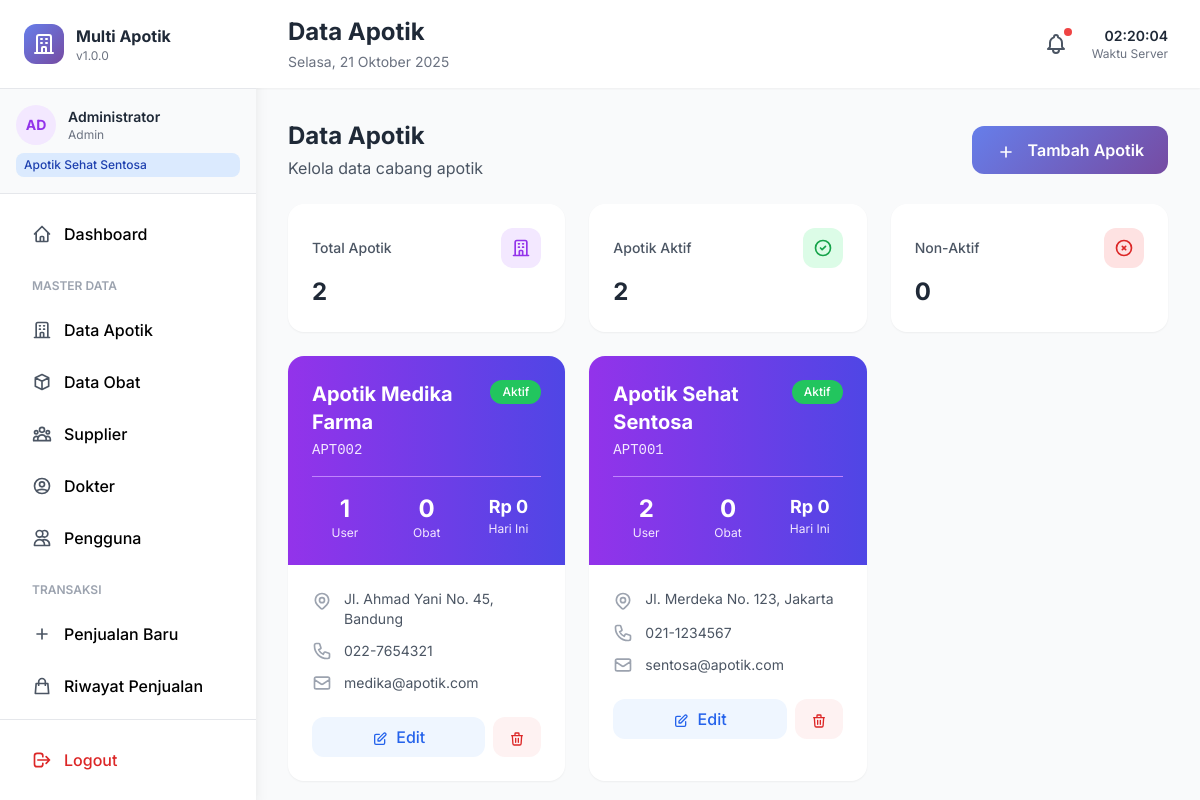
Page /apotik/index.php (signed in) on the earlier database version.
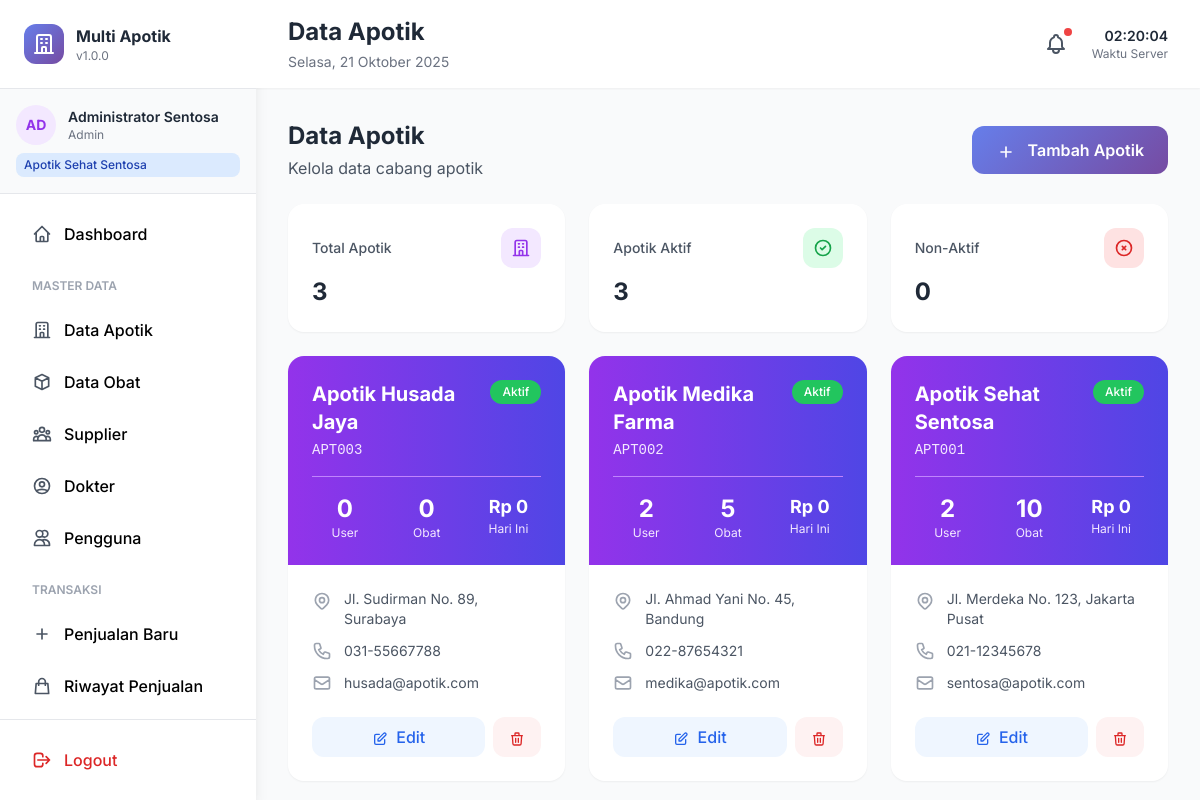
Same page on the later database version.
### tables this page shows
CREATE TABLE apotik (
    id_apotik INT PRIMARY KEY AUTO_INCREMENT,
    kode_apotik VARCHAR(20) UNIQUE NOT NULL,
    nama_apotik VARCHAR(100) NOT NULL,
    alamat TEXT,
    no_telp VARCHAR(20),
    email VARCHAR(100),
    status ENUM('aktif', 'nonaktif') DEFAULT 'aktif',
    created_at TIMESTAMP DEFAULT CURRENT_TIMESTAMP,
    updated_at TIMESTAMP DEFAULT CURRENT_TIMESTAMP ON UPDATE CURRENT_TIMESTAMP
);

### config.php (called while the page is built, shortened)
<?php
class Database {
    private static $instance = null;
    private $conn;
    private function __construct() {
        try {
            $this->conn = new mysqli(DB_HOST, DB_USER, DB_PASS, DB_NAME);
            $this->conn->set_charset("utf8mb4");
        } catch (Exception $e) {
            die("Database Error: " . $e->getMessage());
        }
    }
    public static function getInstance() {
        if (self::$instance === null) {
            self::$instance = new self();
        }
        return self::$instance;
    }
    public function query($sql) {
        return $this->conn->query($sql);
    }
}
function db() {
    return Database::getInstance();
}
function formatRupiah($angka) {
    return 'Rp ' . number_format($angka, 0, ',', '.');
}
function isLoggedIn() {
    return isset($_SESSION['user_id']);
}
function getUserData() {
    return [
        'id' => $_SESSION['user_id'],
        'username' => $_SESSION['username'],
        'nama' => $_SESSION['nama_lengkap'],
        'role' => $_SESSION['user_role'],
        'id_apotik' => $_SESSION['id_apotik'] ?? null,
        'nama_apotik' => $_SESSION['nama_apotik'] ?? null
    ];
}
?>

### apotik/index.php (the view, shortened to what the changed rows need)
<?php
require_once '../config.php';
$db = db();
$query = "SELECT a.*,
          (SELECT COUNT(*) FROM users WHERE id_apotik = a.id_apotik) as total_user,
          (SELECT COUNT(*) FROM obat WHERE id_apotik = a.id_apotik) as total_obat,
          (SELECT COALESCE(SUM(total_bayar), 0) FROM penjualan WHERE id_apotik = a.id_apotik AND DATE(tanggal_penjualan) = CURDATE()) as penjualan_hari_ini
          FROM apotik a
          ORDER BY a.nama_apotik";
$apotikList = $db->query($query);
$total_apotik = $apotikList->num_rows;
$total_aktif = 0;
$total_nonaktif = 0;
$apotikList->data_seek(0);
while ($row = $apotikList->fetch_assoc()) {
    if ($row['status'] === 'aktif') $total_aktif++;
    else $total_nonaktif++;
}
$apotikList->data_seek(0);
$pageTitle = 'Data Apotik';
include '../includes/header.php';
?>
<div class="space-y-6">
    <div class="flex items-center justify-between">
        <div>
            <h2 class="text-2xl font-bold text-gray-800">Data Apotik</h2>
        </div>
    </div>
    <div class="grid grid-cols-1 md:grid-cols-3 gap-6">
        <div class="bg-white rounded-2xl p-6 shadow-sm">
            <div class="flex items-center justify-between mb-2">
                <h3 class="text-sm text-gray-600 font-medium">Total Apotik</h3>
                <div class="w-10 h-10 bg-purple-100 rounded-xl flex items-center justify-center">
                </div>
            </div>
            <p class="text-2xl font-bold text-gray-800"><?= number_format($total_apotik) ?></p>
        </div>
        <div class="bg-white rounded-2xl p-6 shadow-sm">
            <div class="flex items-center justify-between mb-2">
                <h3 class="text-sm text-gray-600 font-medium">Apotik Aktif</h3>
                <div class="w-10 h-10 bg-green-100 rounded-xl flex items-center justify-center">
                </div>
            </div>
            <p class="text-2xl font-bold text-gray-800"><?= number_format($total_aktif) ?></p>
        </div>
    </div>
    <div class="grid grid-cols-1 md:grid-cols-2 lg:grid-cols-3 gap-6">
        <?php
        $apotikList->data_seek(0);
        while ($apotik = $apotikList->fetch_assoc()):
        ?>
        <div class="bg-white rounded-2xl shadow-sm hover:shadow-lg transition-all overflow-hidden">
            <div class="bg-gradient-to-r from-purple-600 to-indigo-600 p-6 text-white">
                <div class="flex items-start justify-between mb-4">
                    <div class="flex-1">
                        <h3 class="text-xl font-bold mb-1"><?= htmlspecialchars($apotik['nama_apotik']) ?></h3>
                        <p class="text-purple-100 text-sm font-mono"><?= htmlspecialchars($apotik['kode_apotik']) ?></p>
                    </div>
                    <span class="inline-flex items-center px-3 py-1 rounded-full text-xs font-medium <?= $apotik['status'] === 'aktif' ? 'bg-green-500 text-white' : 'bg-gray-500 text-white' ?>">
                        <?= ucfirst($apotik['status']) ?>
                    </span>
                </div>
                <div class="grid grid-cols-3 gap-4 pt-4 border-t border-purple-400">
                    <div class="text-center">
                        <p class="text-2xl font-bold"><?= number_format($apotik['total_user']) ?></p>
                        <p class="text-xs text-purple-100">User</p>
                    </div>
                    <div class="text-center">
                        <p class="text-2xl font-bold"><?= number_format($apotik['total_obat']) ?></p>
                        <p class="text-xs text-purple-100">Obat</p>
                    </div>
                    <div class="text-center">
                        <p class="text-lg font-bold"><?= formatRupiah($apotik['penjualan_hari_ini']) ?></p>
                        <p class="text-xs text-purple-100">Hari Ini</p>
                    </div>
                </div>
            </div>
            <div class="p-6">
                <div class="space-y-3 mb-6">
                    <div class="flex items-start space-x-3">
                        <p class="text-sm text-gray-600 flex-1"><?= htmlspecialchars($apotik['alamat']) ?></p>
                    </div>
                    <?php if ($apotik['no_telp']): ?>
                    <div class="flex items-center space-x-3">
                        <p class="text-sm text-gray-600"><?= htmlspecialchars($apotik['no_telp']) ?></p>
                    </div>
                    <?php endif; ?>
                    <?php if ($apotik['email']): ?>
                    <div class="flex items-center space-x-3">
                        <svg class="w-5 h-5 text-gray-400" fill="none" stroke="currentColor" viewBox="0 0 24 24">
                            <path stroke-linecap="round" stroke-linejoin="round" stroke-width="2" d="M3 8l7.89 5.26a2 2 0 002.22 0L21 8M5 19h14a2 2 0 002-2V7a2 2 0 00-2-2H5a2 2 0 00-2 2v10a2 2 0 002 2z"></path>
                        </svg>
                        <p class="text-sm text-gray-600"><?= htmlspecialchars($apotik['email']) ?></p>
                    </div>
                    <?php endif; ?>
                </div>
                <?php if ($user['role'] === 'admin'): ?>
                <div class="flex space-x-2">
                    <a href="edit.php?id=<?= $apotik['id_apotik'] ?>"
                       class="flex-1 px-4 py-2 bg-blue-50 text-blue-600 rounded-xl text-center font-medium hover:bg-blue-100 transition-all">
                        <svg class="w-4 h-4 inline mr-1" fill="none" stroke="currentColor" viewBox="0 0 24 24">
                            <path stroke-linecap="round" stroke-linejoin="round" stroke-width="2" d="M11 5H6a2 2 0 00-2 2v11a2 2 0 002 2h11a2 2 0 002-2v-5m-1.414-9.414a2 2 0 112.828 2.828L11.828 15H9v-2.828l8.586-8.586z"></path>
                        </svg>
                        Edit
                    </a>
                    <button onclick="if(confirmDelete()) window.location='delete.php?id=<?= $apotik['id_apotik'] ?>'"
                            class="px-4 py-2 bg-red-50 text-red-600 rounded-xl font-medium hover:bg-red-100 transition-all">
                        <svg class="w-4 h-4 inline" fill="none" stroke="currentColor" viewBox="0 0 24 24">
                            <path stroke-linecap="round" stroke-linejoin="round" stroke-width="2" d="M19 7l-.867 12.142A2 2 0 0116.138 21H7.862a2 2 0 01-1.995-1.858L5 7m5 4v6m4-6v6m1-10V4a1 1 0 00-1-1h-4a1 1 0 00-1 1v3M4 7h16"></path>
                        </svg>
                    </button>
                </div>
                <?php endif; ?>
            </div>
        </div>
        <?php endwhile; ?>
    </div>
</div>
<?php include '../includes/footer.php'; ?>

### includes/header.php (shortened to what the changed rows need)
<?php
$user = getUserData();
?>
<!DOCTYPE html>
<html lang="id">
<head>
    <script src="https://cdn.tailwindcss.com"></script>
</head>
<body class="bg-gray-50">
    <div class="flex h-screen overflow-hidden">
        <aside class="w-64 bg-white shadow-lg flex-shrink-0 no-print">
            <div class="h-full flex flex-col">
                <div class="p-6 border-b border-gray-200">
                    <div class="flex items-center space-x-3">
                        <div>
                            <h2 class="font-bold text-gray-800"><?= APP_NAME ?></h2>
                        </div>
                    </div>
                </div>
                <div class="p-4 border-b border-gray-200 bg-gray-50">
                    <div class="flex items-center space-x-3">
                        <div class="flex-1 min-w-0">
                            <p class="text-sm font-semibold text-gray-800 truncate"><?= htmlspecialchars($user['nama']) ?></p>
                            <p class="text-xs text-gray-500"><?= ucfirst($user['role']) ?></p>
                        </div>
                    </div>
                    <?php if ($user['nama_apotik']): ?>
                    <div class="mt-2 px-2 py-1 bg-blue-100 rounded-lg">
                        <p class="text-xs text-blue-800 font-medium truncate"><?= htmlspecialchars($user['nama_apotik']) ?></p>
                    </div>
                    <?php endif; ?>
                </div>
            </div>
        </aside>
        <div class="flex-1 flex flex-col overflow-hidden">
            <header class="bg-white shadow-sm px-8 py-4 no-print">
                <div class="flex items-center justify-between">
                    <div>
                        <h1 class="text-2xl font-bold text-gray-800"><?= $pageTitle ?? 'Dashboard' ?></h1>
                    </div>
                </div>
            </header>
            <main class="flex-1 overflow-y-auto p-8">

Differences in the rows shown:
changed apotik "Apotik Sehat Sentosa": total_obat "0" → "10"; alamat "Jl. Merdeka No. 123, Jakarta" → "Jl. Merdeka No. 123, Jakarta Pusat"; no_telp "021-1234567" → "021-12345678"
added apotik: nama_apotik "Apotik Husada Jaya", kode_apotik "APT003", status "Aktif", total_user "0", total_obat "0", penjualan_hari_ini "Rp 0", alamat "Jl. Sudirman No. 89, Surabaya", no_telp "031-55667788", email "husada@apotik.com"
changed apotik "Apotik Medika Farma": total_user "1" → "2"; total_obat "0" → "5"; no_telp "022-7654321" → "022-87654321"
Other differences:
$user['nama']: "Administrator" → "Administrator Sentosa"
$total_apotik: "2" → "3"
$total_aktif: "2" → "3"
